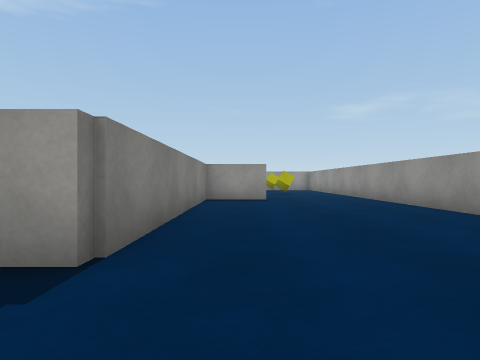
view 1 (above)

20 first-person views from a walk through a 3-D level made in the Unity game engine. The camera is 0.55 m above the floor, looks level and sees 75° across. Doors are open. The floor is counted in squares, 1 m on a side. Each view is taken from the middle of a square. On the plan, view 1 faces up. The plan holds only what a view shows up to about 9 squares ahead; the rest is blank. The place goes on beyond the plan. The player is left out. Surface patterns are stand-ins for the level's own textures.

view 2
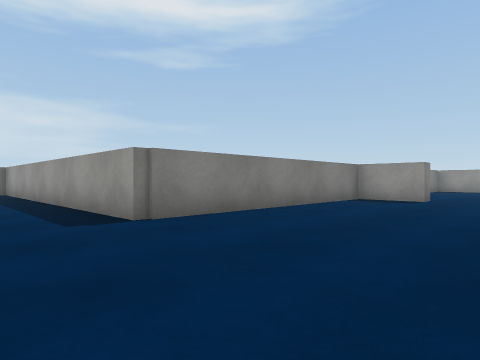

view 3
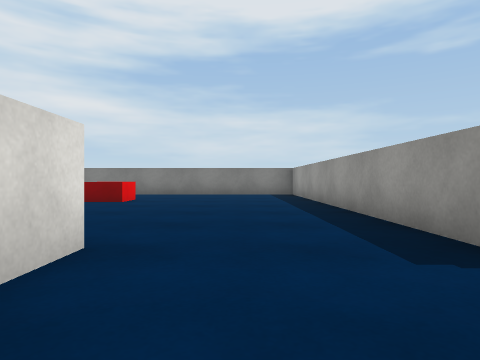

view 4
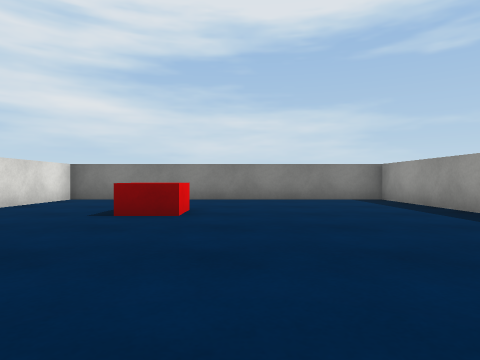

view 5
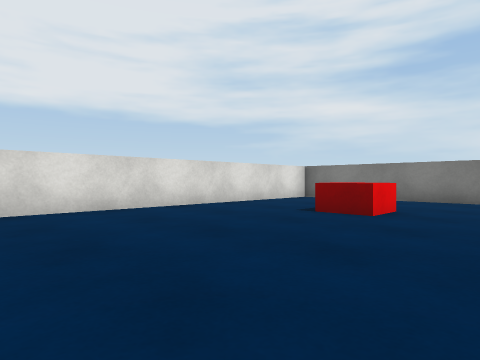

view 6
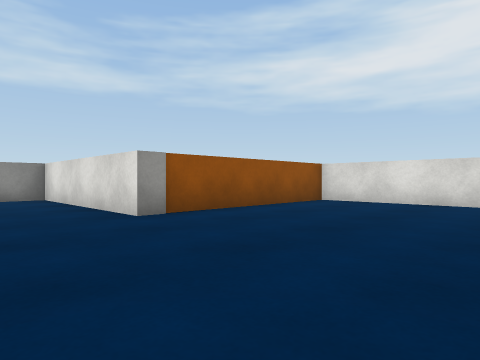

view 7
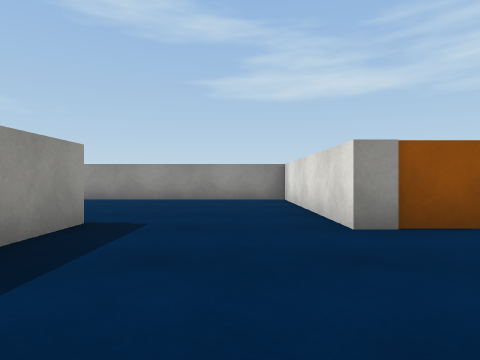

view 8
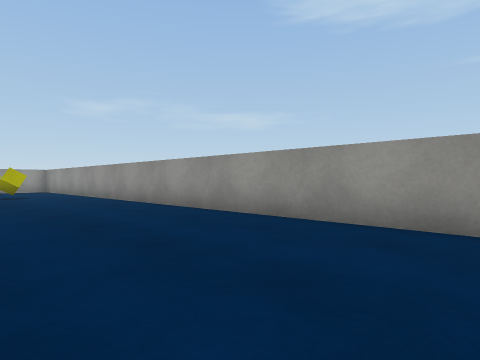

view 9
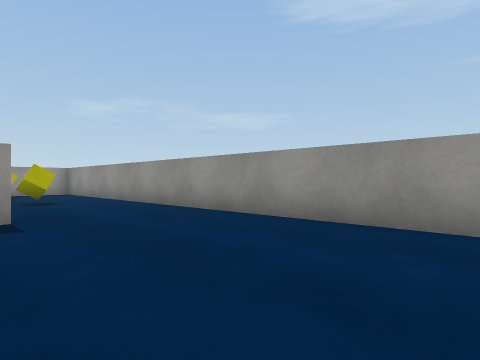

view 10
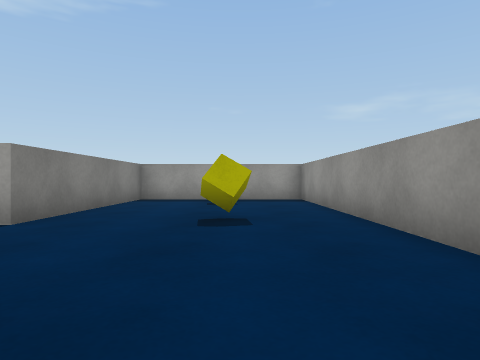

view 11
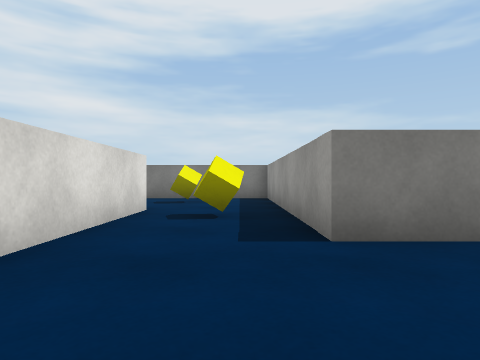

view 12
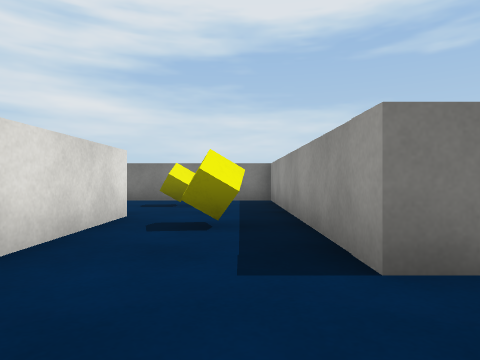

view 13
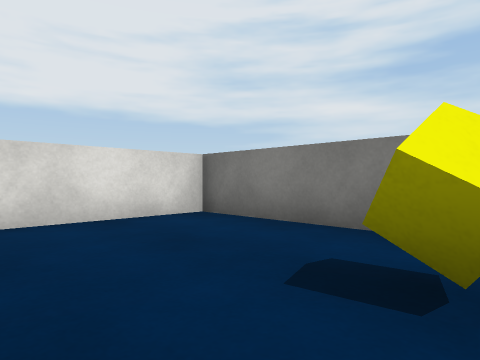

view 14
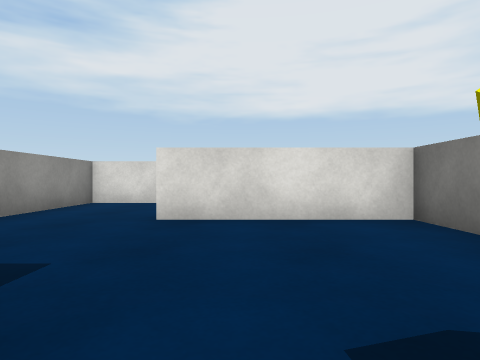

view 15
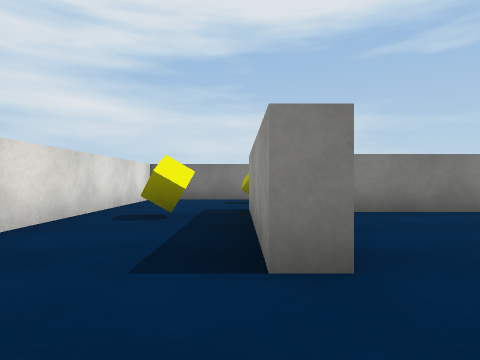

view 16
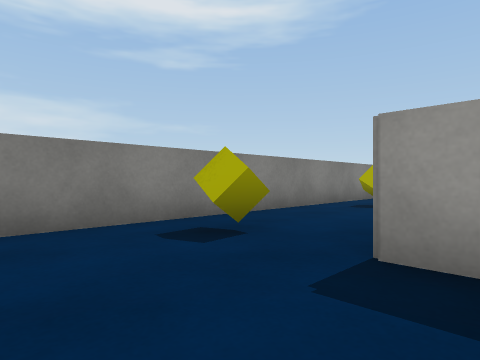

view 17
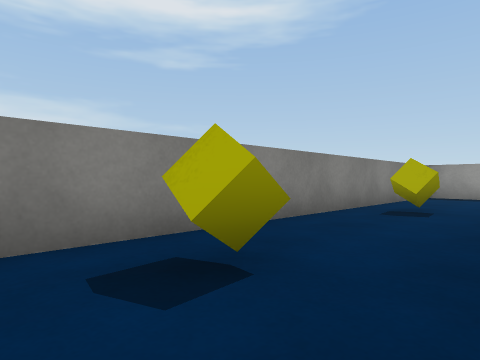

view 18
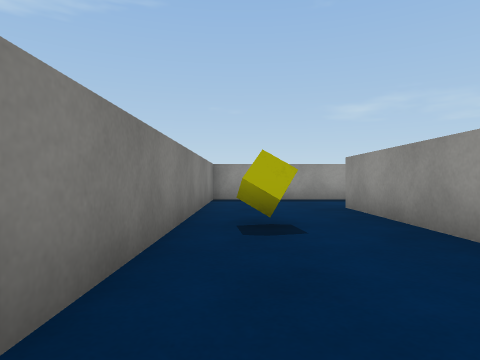

view 19
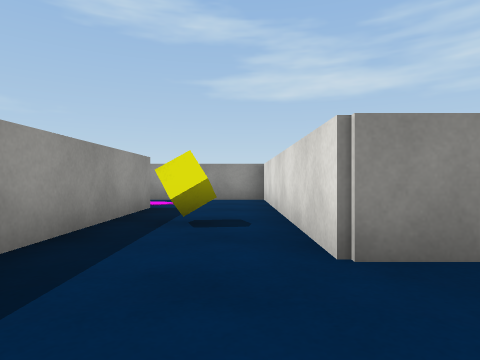

view 20
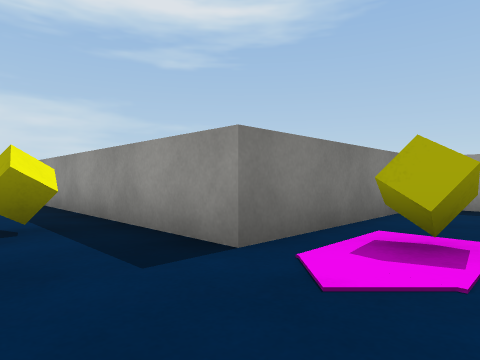

### Floor plan
Points are (right, up) in squares from view 1. A wall is a line through its corners. A room is listed if a view was taken in it or the views show most of it. See-through windows are left out.
Room 1 (views 1, 2, 3, 4, 5, 6, 7, 8, 9, 10)
walls: (0.7, 8.8) (-0.8, 8.8) (-0.8, 2) (-10.7, 2) (-10.7, -6.7) (-1.5, -6.7) (-1.5, -1.3) (3.8, -1.3) (3.8, 8.9)
ways out: open door at (2, 9) to room 2
objects: red cube (-7, -4) to (-7, -3)
Room 2 (views 11, 12)
walls: (3.8, 8.9) (3.8, 16.9) (-0.8, 16.9) (-0.8, 11.8) (-3.5, 11.8); (-3.8, 9.3) (-0.1, 9.3)
ways out: open door at (2, 9) to room 1; opening at (-4, 10.5) to room 3
objects: yellow cube (-3, 11); yellow cube (2, 13)
Room 3 (views 13, 14)
walls: (-3.5, 11.8) (-7.4, 11.8) (-7.4, 5.7) (-3.8, 5.7)
ways out: opening at (-4, 10.5) to room 2; opening at (-2.5, 5) to room 4
objects: yellow cube (-6, 10)
Room 4 (views 15, 16, 17, 18, 19, 20)
walls: (-7.9, 8.6) (-7.9, 12.3) (-1.3, 12.3) (-1.3, 15.5); (-3.8, 18.2) (-3.8, 14.8) (-10.7, 14.8) (-10.7, 2.5) (-5.2, 2.5); (-3.8, 5.7) (-3.8, 5.2) (-8, 5.2); (-3, 2.5) (-1.5, 2.5) (-1.5, 5.4)
ways out: opening at (-2.5, 5) to room 3
objects: yellow cube (-10, 5); yellow cube (-10, 10); yellow cube (-7, 4); yellow cube (-6, 14); yellow cube (-3, 16)

Positions as (right, up) in squares from view 1, and headings:
1: (0, 0), facing up
2: (3, 0), facing up-left
3: (1, 0), facing left
4: (-2, -2), facing left
5: (-2, -1), facing down-left
6: (-6, 1), facing down-right
7: (-5, 0), facing right
8: (0, 1), facing up-right
9: (0, 4), facing up-right
10: (2, 8), facing up
11: (2, 11), facing left
12: (1, 11), facing left
13: (-4, 10), facing down-left
14: (-5, 10), facing down
15: (-2, 5), facing left
16: (-7, 3), facing up-left
17: (-8, 4), facing up-left
18: (-10, 6), facing up
19: (-10, 13), facing right
20: (-2, 13), facing up-left
